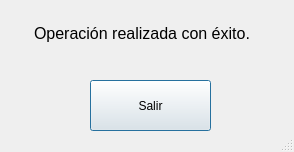
<?xml version="1.0" encoding="UTF-8"?>
<ui version="4.0">
 <class>Dialog</class>
 <widget class="QDialog" name="Dialog">
  <property name="windowModality">
   <enum>Qt::ApplicationModal</enum>
  </property>
  <property name="geometry">
   <rect>
    <x>0</x>
    <y>0</y>
    <width>294</width>
    <height>152</height>
   </rect>
  </property>
  <property name="sizePolicy">
   <sizepolicy hsizetype="Minimum" vsizetype="Minimum">
    <horstretch>5</horstretch>
    <verstretch>5</verstretch>
   </sizepolicy>
  </property>
  <property name="minimumSize">
   <size>
    <width>150</width>
    <height>80</height>
   </size>
  </property>
  <property name="windowTitle">
   <string>Operación realizada con éxito</string>
  </property>
  <property name="windowIcon">
   <iconset>
    <normaloff>img/salirOk.png</normaloff>img/salirOk.png</iconset>
  </property>
  <property name="sizeGripEnabled">
   <bool>true</bool>
  </property>
  <property name="modal">
   <bool>true</bool>
  </property>
  <widget class="QPlainTextEdit" name="lineEdit">
   <property name="geometry">
    <rect>
     <x>30</x>
     <y>20</y>
     <width>231</width>
     <height>71</height>
    </rect>
   </property>
   <property name="sizePolicy">
    <sizepolicy hsizetype="MinimumExpanding" vsizetype="MinimumExpanding">
     <horstretch>0</horstretch>
     <verstretch>0</verstretch>
    </sizepolicy>
   </property>
   <property name="font">
    <font>
     <pointsize>12</pointsize>
    </font>
   </property>
   <property name="styleSheet">
    <string notr="true">background-color: rgba(0, 0,0,0);
border: none;
text-align: center;</string>
   </property>
   <property name="frameShape">
    <enum>QFrame::NoFrame</enum>
   </property>
   <property name="horizontalScrollBarPolicy">
    <enum>Qt::ScrollBarAlwaysOff</enum>
   </property>
   <property name="sizeAdjustPolicy">
    <enum>QAbstractScrollArea::AdjustToContentsOnFirstShow</enum>
   </property>
   <property name="readOnly">
    <bool>true</bool>
   </property>
   <property name="plainText">
    <string>Operación realizada con éxito.
</string>
   </property>
   <property name="centerOnScroll">
    <bool>false</bool>
   </property>
  </widget>
  <widget class="QPushButton" name="correctButton">
   <property name="geometry">
    <rect>
     <x>90</x>
     <y>80</y>
     <width>121</width>
     <height>51</height>
    </rect>
   </property>
   <property name="autoFillBackground">
    <bool>true</bool>
   </property>
   <property name="styleSheet">
    <string notr="true">font: 12pt &quot;MS Shell Dlg 2&quot;;</string>
   </property>
   <property name="text">
    <string>Salir</string>
   </property>
   <property name="icon">
    <iconset>
     <normaloff>img/salirOk.png</normaloff>img/salirOk.png</iconset>
   </property>
   <property name="iconSize">
    <size>
     <width>28</width>
     <height>28</height>
    </size>
   </property>
  </widget>
 </widget>
 <resources/>
 <connections/>
</ui>
